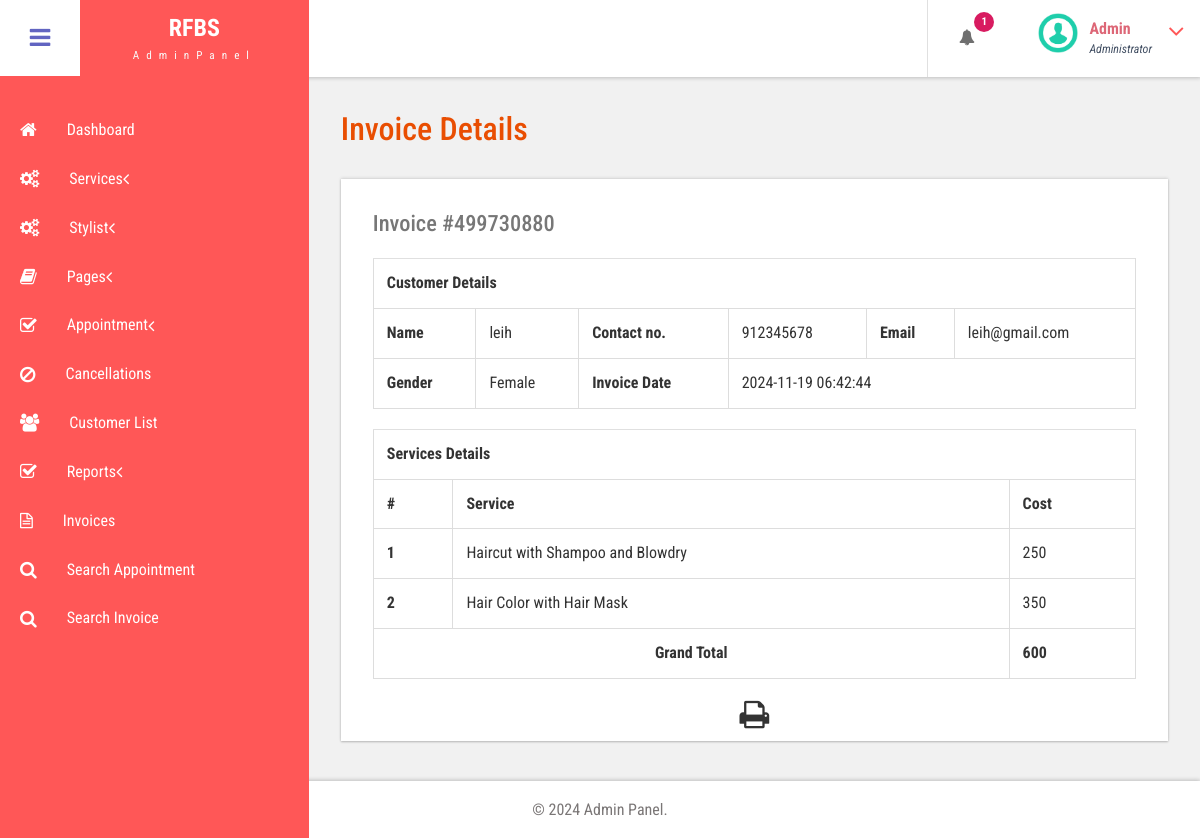
Screenshot of /bpms/admin/view-invoice.php?invoiceid=499730880 (signed in) with the database file from the repository.
### tables this page shows
CREATE TABLE `tblservices` (
  `ID` int(10) NOT NULL,
  `ServiceName` varchar(200) DEFAULT NULL,
  `Cost` varchar(15) DEFAULT NULL,
  `CreationDate` timestamp NULL DEFAULT current_timestamp()
);

### bpms/admin/view-invoice.php (the view, shortened to what this page needs)
<?php
include('includes/dbconnection.php');
if (strlen($_SESSION['bpmsaid']==0)) {
  header('location:logout.php');
  } else{
  ?>
<!DOCTYPE HTML>
<html>
<head>
<link href="css/bootstrap.css" rel='stylesheet' type='text/css' />
<link href="css/style.css" rel='stylesheet' type='text/css' />
<link href="css/font-awesome.css" rel="stylesheet">
<link href="css/animate.css" rel="stylesheet" type="text/css" media="all">
<link href="css/custom.css" rel="stylesheet">
</head>
<body class="cbp-spmenu-push">
	<div class="main-content">
		 <?php include_once('includes/sidebar.php');?>
		 <?php include_once('includes/header.php');?>
		<div id="page-wrapper">
			<div class="main-page">
				<div class="tables" id="exampl">
					<h3 class="title1">Invoice Details</h3>
	<?php
	$invid=intval($_GET['invoiceid']);
$ret=mysqli_query($con,"select DISTINCT  tblinvoice.PostingDate,tblcustomers.Name,tblcustomers.Email,tblcustomers.MobileNumber,tblcustomers.Gender
	from  tblinvoice
	join tblcustomers on tblcustomers.ID=tblinvoice.Userid
	where tblinvoice.BillingId='$invid'");
while ($row=mysqli_fetch_array($ret)) {
?>
					<div class="table-responsive bs-example widget-shadow">
						<h4>Invoice #<?php echo $invid;?></h4>
						<table class="table table-bordered" width="100%" border="1">
<tr>
<th colspan="6">Customer Details</th>
</tr>
							 <tr>
								<th>Name</th>
								<td><?php echo $row['Name']?></td>
								<th>Contact no.</th>
								<td><?php echo $row['MobileNumber']?></td>
								<th>Email </th>
								<td><?php echo $row['Email']?></td>
							</tr>
							 <tr>
								<th>Gender</th>
								<td><?php echo $row['Gender']?></td>
								<th>Invoice Date</th>
								<td colspan="3"><?php echo $row['PostingDate']?></td>
							</tr>
<?php }?>
</table>
<table class="table table-bordered" width="100%" border="1">
<tr>
<th colspan="3">Services Details</th>
</tr>
<tr>
<th>#</th>
<th>Service</th>
<th>Cost</th>
</tr>
<?php
$ret=mysqli_query($con,"select tblservices.ServiceName,tblservices.Cost
	from  tblinvoice
	join tblservices on tblservices.ID=tblinvoice.ServiceId
	where tblinvoice.BillingId='$invid'");
$cnt=1;
while ($row=mysqli_fetch_array($ret)) {
	?>
<tr>
<th><?php echo $cnt;?></th>
<td><?php echo $row['ServiceName']?></td>
<td><?php echo $subtotal=$row['Cost']?></td>
</tr>
<?php
$cnt=$cnt+1;
$gtotal+=$subtotal;
} ?>
<tr>
<th colspan="2" style="text-align:center">Grand Total</th>
<th><?php echo $gtotal?></th>
</tr>
</table>
  <p style="margin-top:1%"  align="center">
  <i class="fa fa-print fa-2x" style="cursor: pointer;"  OnClick="CallPrint(this.value)" ></i>
</p>
					</div>
				</div>
			</div>
		</div>
		 <?php include_once('includes/footer.php');?>
	</div>
</body>
</html>
<?php }  ?>

### bpms/admin/includes/header.php (shortened to what this page needs)
<div class="sticky-header header-section ">
      <div class="header-left" >
        <button id="showLeftPush" ><i class="fa fa-bars"></i></button>
        <div class="logo" style="background-color: #ff5757;">
          <a href="index.html">
            <h1>RFBS</h1>
            <span>AdminPanel</span>
          </a>
        </div>
      </div>
      <div class="header-right">
        <div class="profile_details_left">
          <ul class="nofitications-dropdown">
            <?php
$ret1=mysqli_query($con,"select ID,Name from  tblappointment where Status=''");
$num=mysqli_num_rows($ret1);
?>
            <li class="dropdown head-dpdn">
              <a href="#" class="dropdown-toggle" data-toggle="dropdown" aria-expanded="false"><i class="fa fa-bell"></i><span class="badge blue"><?php echo $num;?></span></a>
            </li>
          </ul>
          <div class="clearfix"> </div>
        </div>
        <div class="profile_details">
        <?php
$adid=$_SESSION['bpmsaid'];
$ret=mysqli_query($con,"select AdminName from tbladmin where ID='$adid'");
$row=mysqli_fetch_array($ret);
$name=$row['AdminName'];
?>
          <ul>
            <li class="dropdown profile_details_drop">
              <a href="#" class="dropdown-toggle" data-toggle="dropdown" aria-expanded="false">
                <div class="profile_img">
                  <span class="prfil-img"><img src="images/download (1).png" alt="" width="40" height="40"> </span>
                  <div class="user-name">
                    <p><?php echo $name; ?></p>
                    <span>Administrator</span>
                  </div>
                  <i class="fa fa-angle-down lnr"></i>
                  <div class="clearfix"></div>
                </div>
              </a>
            </li>
          </ul>
        </div>
      </div>
      <div class="clearfix"> </div>
    </div>

### bpms/admin/css/style.css (style rules this page uses)
h4, h5, h6, h1, h2, h3 { margin: 0; }
ul, ol { margin: 0; }
p { margin: 0; }
html, body { font-family: 'Roboto Condensed', sans-serif; font-size: 100%; overflow-x: hidden; background: #fff; }
body a { transition: 0.5s all ease; -webkit-transition: 0.5s all ease; -moz-transition: 0.5s all ease; -o-transition: 0.5s all ease; -ms-transition: 0.5s all ease; text-decoration:none; }
h1,h2,h3,h4,h5,h6 { margin:0; }
p { margin:0; }
ul,label { margin:0; padding:0; }
.main-content { position: relative; }
.sticky-header { position: fixed; top: 0; left:0px; width: 100%; z-index: 100; }
.header-section { background:#FFF; box-shadow: 1px 1px 4px rgba(0, 0, 0, 0.21); -webkit-box-shadow: 1px 1px 4px rgba(0, 0, 0, 0.21); -moz-box-shadow: 1px 1px 4px rgba(0, 0, 0, 0.21); -o-box-shadow: 1px 1px 4px rgba(0, 0, 0, 0.21); }
.header-section::after { clear: both; display: block; content: ''; }
.header-left { float: left; width: 45%; }
.header-right { float: right; }
button#showLeftPush { font-size: 1.5em; width: 80px; padding: 0.87em 0; text-align: center; cursor: pointer; float: left; color: #6F6F6F; -moz-transition: all 0.2s ease-out 0s; -webkit-transition: all 0.2s ease-out 0s; transition: all 0.2s ease-out 0s; border: none; background-color: #fff; outline:none; }
.cbp-spmenu-push { overflow-x: hidden; position: relative; }
.cbp-spmenu, .cbp-spmenu-push { -webkit-transition: all 0.3s ease; -moz-transition: all 0.3s ease; transition: all 0.3s ease; }
.cbp-spmenu-push div#page-wrapper { margin: 0 0 0 19.3em; transition:.5s all; -webkit-transition:.5s all; -moz-transition:.5s all; }
.fa { display: inline-block; font-family: FontAwesome; font-style: normal; font-weight: normal; line-height: 1; -webkit-font-smoothing: antialiased; -moz-osx-font-smoothing: grayscale; }
.logo { background: #6164C1; text-align: center; float: left; }
.logo a { padding: 0.9em 3.3em .7em; display: block; text-decoration: none; }
.logo a h1 { color: #fff; font-size: 1.5em; line-height: 1.2em; font-weight: 700; }
.logo a span { color: #F8F8F8; font-size: .7em; text-align: center; letter-spacing: 7px; }
.profile_details_left { float: left; }
li.dropdown.head-dpdn { display: inline-block; padding: 1.7em 0; border-left: 1px solid #E0E0E0; float: left; }
li.dropdown.head-dpdn a.dropdown-toggle { padding: 1.7em 2em; }
i.fa.fa-bell { color:#6F6F6F; }
.header-right span.badge { font-size: 11px; font-weight: bold; color: #FFF; background: #8BC34A; line-height: 15px; width: 20px; height: 20px; border-radius: 2em; -webkit-border-radius: 2em; -moz-border-radius: 2em; -o-border-radius: 2em; text-align: center; display: inline-block; position: absolute; top: 16%; padding: 2px 0 0; }
.header-right span.blue { background-color:#D81B60; }
.profile_details { float: right; }
.profile_details_drop a.dropdown-toggle { display:block; padding: 0.8em 3em 0 2em; }
.profile_img span.prfil-img { float:left; }
.user-name { float:left; margin-top:8px; margin-left:11px; height:35px; }
.profile_details ul li { list-style-type:none; position:relative; }
.profile_details li a i.fa.lnr { position: absolute; top: 34%; right: 8%; color: #ff5757; font-size: 1.6em; }
.user-name p { font-size:1em; color:#DD6777; line-height:1em; font-weight:700; }
.user-name span { font-size: .75em; font-style: italic; color: #424f63; font-weight: normal; margin-top: .3em; }
.widget-shadow { background-color: #fff; box-shadow: 0 -1px 3px rgba(0,0,0,.12),0 1px 2px rgba(0,0,0,.24); -webkit-box-shadow: 0 -1px 3px rgba(0,0,0,.12),0 1px 2px rgba(0,0,0,.24); -moz-box-shadow: 0 -1px 3px rgba(0,0,0,.12),0 1px 2px rgba(0,0,0,.24); }
h3.title1 { font-size: 2em; color: #e94e02; margin-bottom: 0.8em; }
.table > thead > tr > th, .table > tbody > tr > th, .table > tfoot > tr > th, .table > thead > tr > td, .table > tbody > tr > td, .table > tfoot > tr > td { border-top: none; }
.tables h4 { font-size: 1.4em; margin-bottom: 1em; color: #777777; }
.tables .panel-body ,.tables .bs-example { padding: 2em 2em 0.5em; }
.tables .table > thead > tr > th, .tables .table > tbody > tr > th, .tables .table > tfoot > tr > th, .tables .table > thead > tr > td, .tables .table > tbody > tr > td, .tables .table > tfoot > tr > td { padding: 13px; border-top: 1px solid #E0E0E0; }
.bs-example { margin-top: 2em; }

### bpms/admin/css/custom.css (style rules this page uses)
#page-wrapper { padding:7em 2em 2.5em; background-color: #F1F1F1; }

### rows the page displays
tblservices: ServiceName "Haircut with Shampoo and Blowdry", Cost "250"
tblservices: ServiceName "Hair Color with Hair Mask", Cost "350"

### other values shown
$num "1"
$name "Admin"
$row['Name'] "leih"
$row['MobileNumber'] "912345678"
$row['Email'] "leih@gmail.com"
$row['Gender'] "Female"
$row['PostingDate'] "2024-11-19 06:42:44"
$gtotal "600"
